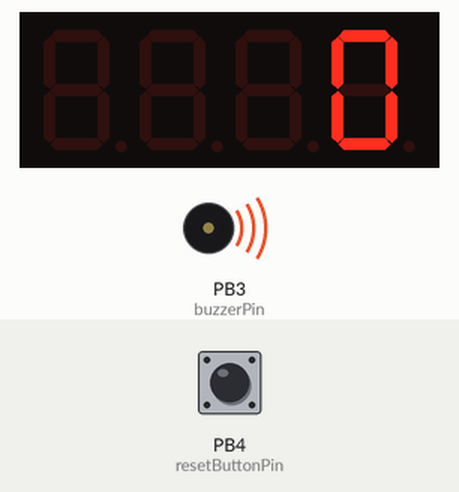
The sketch below on a simulated ATtiny85, built with avr-gcc and run on an emulated ATtiny85. On the bench: 4-digit seven-segment display, buzzer (waves = sounding). The test bench sets the inputs (shaded band); at power-on: PB4 (resetButtonPin) HIGH. EEPROM starts erased.

Above: at 0.1 s.
At 2.8 s:
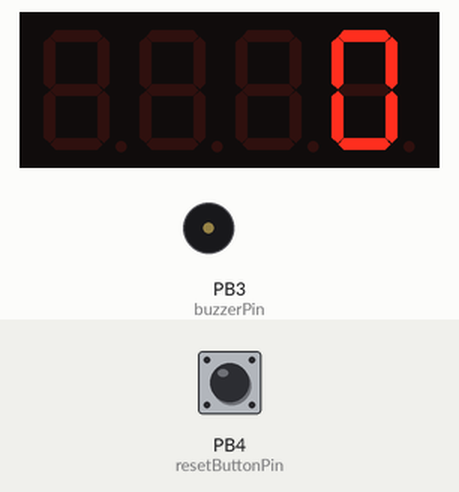
2.9 s: PB4 (resetButtonPin) pulled LOW for 0.15 s
At 3.3 s:
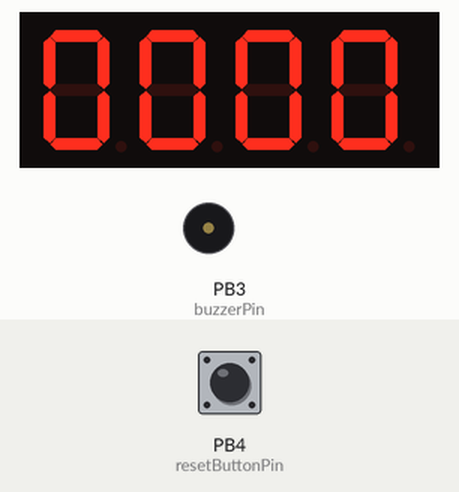
Timing chart, 0 to 5.9 s (numbered marks = the images above; inputs shaded):
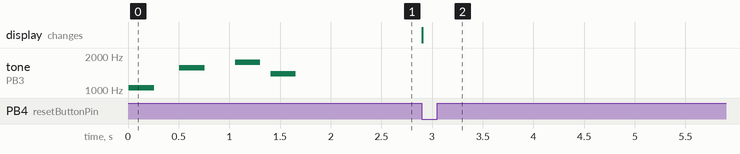

Measured:
- after the input at 2.9 s, the display: changes at once (image 2)

The sketch:

bootCounter.ino
```cpp
/* Memory Library https://docs.arduino.cc/learn/built-in-libraries/eeprom */
#include <EEPROM.h>

/* Adafruit LED Backpack Library https://github.com/adafruit/Adafruit_LED_Backpack */
#include <Adafruit_GFX.h>
#include "Adafruit_LEDBackpack.h"

Adafruit_7segment matrix = Adafruit_7segment();

int numberAddress = 0; // Address that will store the number
int resetButton = 0; // 0 == LOW
int number = 0;

/* Pins initialization */
int buzzerPin = 3;
int resetButtonPin = 4;

/* https://www.youtube.com/watch?v=NA5MwhuHWLo :) */
void ringtone()
{
    tone(buzzerPin, 1047);
    delay(250);
    noTone(buzzerPin);
    delay(250);

    tone(buzzerPin, 1568);
    delay(250);
    noTone(buzzerPin);
    delay(300);

    tone(buzzerPin, 1760);
    delay(250);
    noTone(buzzerPin);
    delay(100);

    tone(buzzerPin, 1397);
    delay(250);
    noTone(buzzerPin);
}

void setup()
{
#ifndef __AVR_ATtiny85__
    Serial.begin(9600);
#endif

    matrix.begin(0x70);

    while (!Serial)
    {
        ;
    }

    pinMode(buzzerPin, OUTPUT);
    pinMode(resetButtonPin, INPUT_PULLUP);

    /* GET number from memory */
    EEPROM.get(numberAddress, number);

    /* PUT number + 1 from memory */
    EEPROM.put(numberAddress, ++number);

    /* Displays line 51's number */
    matrix.print(number);
    matrix.writeDisplay();

    ringtone();
}

void loop()
{
    resetButton = digitalRead(resetButtonPin);

    if (resetButton == 0)
    {
        EEPROM.put(numberAddress, resetButton);
        matrix.print("0000");
        matrix.writeDisplay();
    }
}
```
